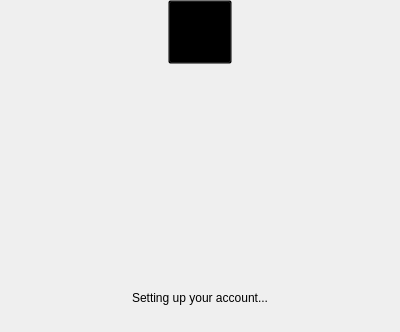
        <widget class="QWidget" name="pSettingUp">
         <property name="minimumSize">
          <size>
           <width>400</width>
           <height>332</height>
          </size>
         </property>
         <property name="maximumSize">
          <size>
           <width>400</width>
           <height>332</height>
          </size>
         </property>
         <layout class="QVBoxLayout" name="verticalLayout_5">
          <property name="spacing">
           <number>0</number>
          </property>
          <property name="topMargin">
           <number>0</number>
          </property>
          <property name="bottomMargin">
           <number>27</number>
          </property>
          <item>
           <widget class="QWidget" name="wLogoSettingUp" native="true">
            <property name="minimumSize">
             <size>
              <width>0</width>
              <height>75</height>
             </size>
            </property>
            <property name="maximumSize">
             <size>
              <width>16777215</width>
              <height>75</height>
             </size>
            </property>
            <property name="styleSheet">
             <string notr="true">background: transparent;
image: none;</string>
            </property>
            <layout class="QHBoxLayout" name="horizontalLayout_6">
             <property name="spacing">
              <number>0</number>
             </property>
             <property name="leftMargin">
              <number>0</number>
             </property>
             <property name="topMargin">
              <number>0</number>
             </property>
             <property name="rightMargin">
              <number>0</number>
             </property>
             <property name="bottomMargin">
              <number>10</number>
             </property>
             <item>
              <widget class="QPushButton" name="bLogoSettingUp">
               <property name="minimumSize">
                <size>
                 <width>64</width>
                 <height>64</height>
                </size>
               </property>
               <property name="maximumSize">
                <size>
                 <width>64</width>
                 <height>64</height>
                </size>
               </property>
               <property name="focusPolicy">
                <enum>Qt::NoFocus</enum>
               </property>
               <property name="styleSheet">
                <string notr="true"/>
               </property>
               <property name="text">
                <string/>
               </property>
               <property name="icon">
                <iconset resource="../Resources_win.qrc">
                 <normaloff>:/images/app_64.png</normaloff>:/images/app_64.png</iconset>
               </property>
               <property name="iconSize">
                <size>
                 <width>64</width>
                 <height>64</height>
                </size>
               </property>
              </widget>
             </item>
            </layout>
           </widget>
          </item>
          <item>
           <spacer name="verticalSpacer">
            <property name="orientation">
             <enum>Qt::Vertical</enum>
            </property>
            <property name="sizeHint" stdset="0">
             <size>
              <width>20</width>
              <height>188</height>
             </size>
            </property>
           </spacer>
          </item>
          <item>
           <widget class="QLabel" name="lSettingUp">
            <property name="styleSheet">
             <string notr="true">background: transparent;
image: none;</string>
            </property>
            <property name="text">
             <string>Setting up your account...</string>
            </property>
            <property name="alignment">
             <set>Qt::AlignCenter</set>
            </property>
           </widget>
          </item>
         </layout>
        </widget>
